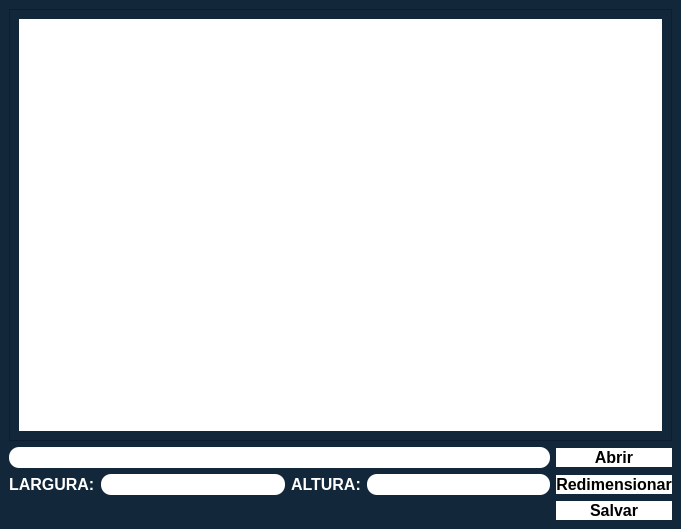
<?xml version="1.0" encoding="UTF-8"?>
<ui version="4.0">
 <class>MainWindow</class>
 <widget class="QMainWindow" name="MainWindow">
  <property name="geometry">
   <rect>
    <x>0</x>
    <y>0</y>
    <width>681</width>
    <height>529</height>
   </rect>
  </property>
  <property name="windowTitle">
   <string>Photo Resizing</string>
  </property>
  <property name="styleSheet">
   <string notr="true">background-color: rgb(19, 39, 59);</string>
  </property>
  <widget class="QWidget" name="centralwidget">
   <layout class="QGridLayout" name="gridLayout">
    <item row="2" column="3">
     <widget class="QLineEdit" name="inputAltura">
      <property name="font">
       <font>
        <pointsize>12</pointsize>
       </font>
      </property>
      <property name="styleSheet">
       <string notr="true">background-color: rgb(255, 255, 255);
color: rgb(0, 0, 0);
border-radius: 10px</string>
      </property>
     </widget>
    </item>
    <item row="2" column="4">
     <widget class="QPushButton" name="btnRedimensionar">
      <property name="font">
       <font>
        <family>Arimo</family>
        <pointsize>12</pointsize>
        <weight>75</weight>
        <bold>true</bold>
       </font>
      </property>
      <property name="cursor">
       <cursorShape>PointingHandCursor</cursorShape>
      </property>
      <property name="styleSheet">
       <string notr="true">QPushButton{
	background-color: rgb(255, 255, 255);
	color: rgb(0, 0, 0);
	border-radius:10px;
}</string>
      </property>
      <property name="text">
       <string>Redimensionar</string>
      </property>
     </widget>
    </item>
    <item row="2" column="2">
     <widget class="QLabel" name="label_2">
      <property name="font">
       <font>
        <family>Arimo</family>
        <pointsize>12</pointsize>
        <weight>75</weight>
        <bold>true</bold>
       </font>
      </property>
      <property name="styleSheet">
       <string notr="true">color: rgb(255, 255, 255);</string>
      </property>
      <property name="text">
       <string>ALTURA:</string>
      </property>
     </widget>
    </item>
    <item row="2" column="0">
     <widget class="QLabel" name="label">
      <property name="font">
       <font>
        <family>Arimo</family>
        <pointsize>12</pointsize>
        <weight>75</weight>
        <bold>true</bold>
       </font>
      </property>
      <property name="styleSheet">
       <string notr="true">color: rgb(255, 255, 255);</string>
      </property>
      <property name="text">
       <string>LARGURA:</string>
      </property>
     </widget>
    </item>
    <item row="2" column="1">
     <widget class="QLineEdit" name="inputLargura">
      <property name="font">
       <font>
        <pointsize>12</pointsize>
       </font>
      </property>
      <property name="styleSheet">
       <string notr="true">background-color: rgb(255, 255, 255);
color: rgb(0, 0, 0);
border-radius: 10px</string>
      </property>
      <property name="text">
       <string/>
      </property>
     </widget>
    </item>
    <item row="3" column="4">
     <widget class="QPushButton" name="btnSalvar">
      <property name="font">
       <font>
        <family>Arimo</family>
        <pointsize>12</pointsize>
        <weight>75</weight>
        <bold>true</bold>
       </font>
      </property>
      <property name="cursor">
       <cursorShape>PointingHandCursor</cursorShape>
      </property>
      <property name="styleSheet">
       <string notr="true">QPushButton{
	background-color: rgb(255, 255, 255);
	color: rgb(0, 0, 0);
	border-radius:10px;
}</string>
      </property>
      <property name="text">
       <string>Salvar</string>
      </property>
     </widget>
    </item>
    <item row="0" column="0" colspan="5">
     <widget class="QScrollArea" name="scrollArea">
      <property name="widgetResizable">
       <bool>true</bool>
      </property>
      <widget class="QWidget" name="scrollAreaWidgetContents">
       <property name="geometry">
        <rect>
         <x>0</x>
         <y>0</y>
         <width>661</width>
         <height>422</height>
        </rect>
       </property>
       <layout class="QGridLayout" name="gridLayout_2">
        <item row="0" column="0">
         <widget class="QLabel" name="labelImg">
          <property name="styleSheet">
           <string notr="true">background-color: rgb(255, 255, 255);</string>
          </property>
          <property name="text">
           <string/>
          </property>
         </widget>
        </item>
       </layout>
      </widget>
     </widget>
    </item>
    <item row="1" column="4">
     <widget class="QPushButton" name="btnEscolherArquivo">
      <property name="font">
       <font>
        <family>Arimo</family>
        <pointsize>12</pointsize>
        <weight>75</weight>
        <bold>true</bold>
       </font>
      </property>
      <property name="cursor">
       <cursorShape>PointingHandCursor</cursorShape>
      </property>
      <property name="styleSheet">
       <string notr="true">QPushButton{
	background-color: rgb(255, 255, 255);
	color: rgb(0, 0, 0);
	border-radius:10px;
}</string>
      </property>
      <property name="text">
       <string>Abrir</string>
      </property>
     </widget>
    </item>
    <item row="1" column="0" colspan="4">
     <widget class="QLineEdit" name="inputAbrirArquivo">
      <property name="font">
       <font>
        <pointsize>12</pointsize>
       </font>
      </property>
      <property name="styleSheet">
       <string notr="true">background-color: rgb(255, 255, 255);
color: rgb(0, 0, 0);
border-radius: 10px</string>
      </property>
      <property name="frame">
       <bool>true</bool>
      </property>
     </widget>
    </item>
   </layout>
  </widget>
 </widget>
 <resources/>
 <connections/>
</ui>
